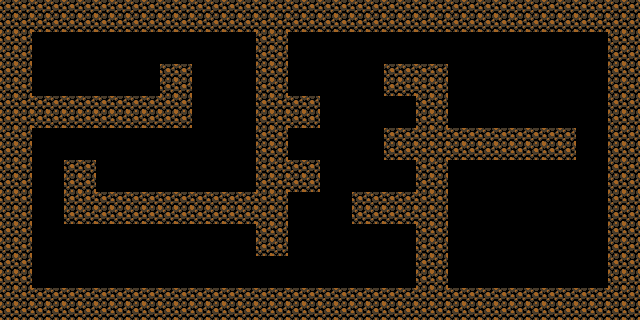

Below is a game level as drawn by its tile map, then a one-line description and the .tmx file that defines it, in full:
An orthogonal 20x10 tile map with 32x32 px tiles, 2 tile layers (Background, Scenario) and 22 objects (5x item, playerStart, door).

<map version="1.2" tiledversion="1.2.4" orientation="orthogonal" renderorder="right-down" width="20" height="10" tilewidth="32" tileheight="32" infinite="0" nextlayerid="4" nextobjectid="26">
 <tileset firstgid="1" source="Test1tiles.tsx" />
 <layer id="1" name="Background" width="20" height="10">
  <data encoding="csv">
688,688,688,688,688,688,688,688,688,688,688,688,688,688,688,688,688,688,688,688,
688,688,688,688,688,688,688,688,688,688,688,688,688,688,688,688,688,688,688,688,
688,688,688,688,688,688,688,688,688,688,688,688,688,688,688,688,688,688,688,688,
688,688,688,688,688,688,688,688,688,688,688,688,688,688,688,688,688,688,688,688,
688,688,688,688,688,688,688,688,688,688,688,688,688,688,688,688,688,688,688,688,
688,688,688,688,688,688,688,688,688,688,688,688,688,688,688,688,688,688,688,688,
688,688,688,688,688,688,688,688,688,688,688,688,688,688,688,688,688,688,688,688,
688,688,688,688,688,688,688,688,688,688,688,688,688,688,688,688,688,688,688,688,
688,688,688,688,688,688,688,688,688,688,688,688,688,688,688,688,688,688,688,688,
688,688,688,688,688,688,688,688,688,688,688,688,688,688,688,688,688,688,688,688
</data>
 </layer>
 <layer id="2" name="Scenario" width="20" height="10">
  <data encoding="csv">
663,663,663,663,663,663,663,663,663,663,663,663,663,663,663,663,663,663,663,663,
663,0,0,0,0,0,0,0,663,0,0,0,0,0,0,0,0,0,0,663,
663,0,0,0,0,663,0,0,663,0,0,0,663,663,0,0,0,0,0,663,
663,663,663,663,663,663,0,0,663,663,0,0,0,663,0,0,0,0,0,663,
663,0,0,0,0,0,0,0,663,0,0,0,663,663,663,663,663,663,0,663,
663,0,663,0,0,0,0,0,663,663,0,0,0,663,0,0,0,0,0,663,
663,0,663,663,663,663,663,663,663,0,0,663,663,663,0,0,0,0,0,663,
663,0,0,0,0,0,0,0,663,0,0,0,0,663,0,0,0,0,0,663,
663,0,0,0,0,0,0,0,0,0,0,0,0,663,0,0,0,0,0,663,
663,663,663,663,663,663,663,663,663,663,663,663,663,663,663,663,663,663,663,663
</data>
 </layer>
 <objectgroup id="3" name="Collision(Scenario)">
  <object id="1" x="0" y="0" width="640" height="32" />
  <object id="2" x="608" y="0" width="32" height="320" />
  <object id="3" x="0" y="288" width="640" height="32" />
  <object id="4" x="0" y="0" width="32" height="320" />
  <object id="5" x="32" y="96" width="160" height="32" />
  <object id="6" x="64" y="192" width="224" height="32" />
  <object id="7" x="352" y="192" width="96" height="32" />
  <object id="8" x="384" y="128" width="192" height="32" />
  <object id="9" x="384" y="64" width="64" height="32" />
  <object id="10" x="256" y="96" width="64" height="32" />
  <object id="11" x="256" y="160" width="64" height="32" />
  <object id="12" x="64" y="160" width="32" height="64" />
  <object id="13" x="160" y="64" width="32" height="64" />
  <object id="14" x="256" y="0" width="32" height="256" />
  <object id="15" x="416" y="64" width="32" height="256" />
  <object id="16" type="item" gid="394" x="77" y="265" width="32" height="32">
   <properties>
    <property name="sprite" value="bluecup" />
   </properties>
  </object>
  <object id="20" type="item" gid="390" x="104" y="184" width="32" height="32">
   <properties>
    <property name="sprite" value="redcup" />
   </properties>
  </object>
  <object id="21" type="playerStart" gid="148" x="39" y="82" width="32" height="32" />
  <object id="22" type="door" gid="49" x="416" y="64" width="32" height="32">
   <properties>
    <property name="sprite" value="browndoor" />
   </properties>
  </object>
  <object id="23" type="item" gid="394" x="338" y="148" width="32" height="32">
   <properties>
    <property name="sprite" value="bluecup" />
   </properties>
  </object>
  <object id="24" type="item" gid="394" x="484" y="119" width="32" height="32">
   <properties>
    <property name="sprite" value="bluecup" />
   </properties>
  </object>
  <object id="25" type="item" gid="390" x="362" y="268" width="32" height="32">
   <properties>
    <property name="sprite" value="redcup" />
   </properties>
  </object>
 </objectgroup>
</map>
